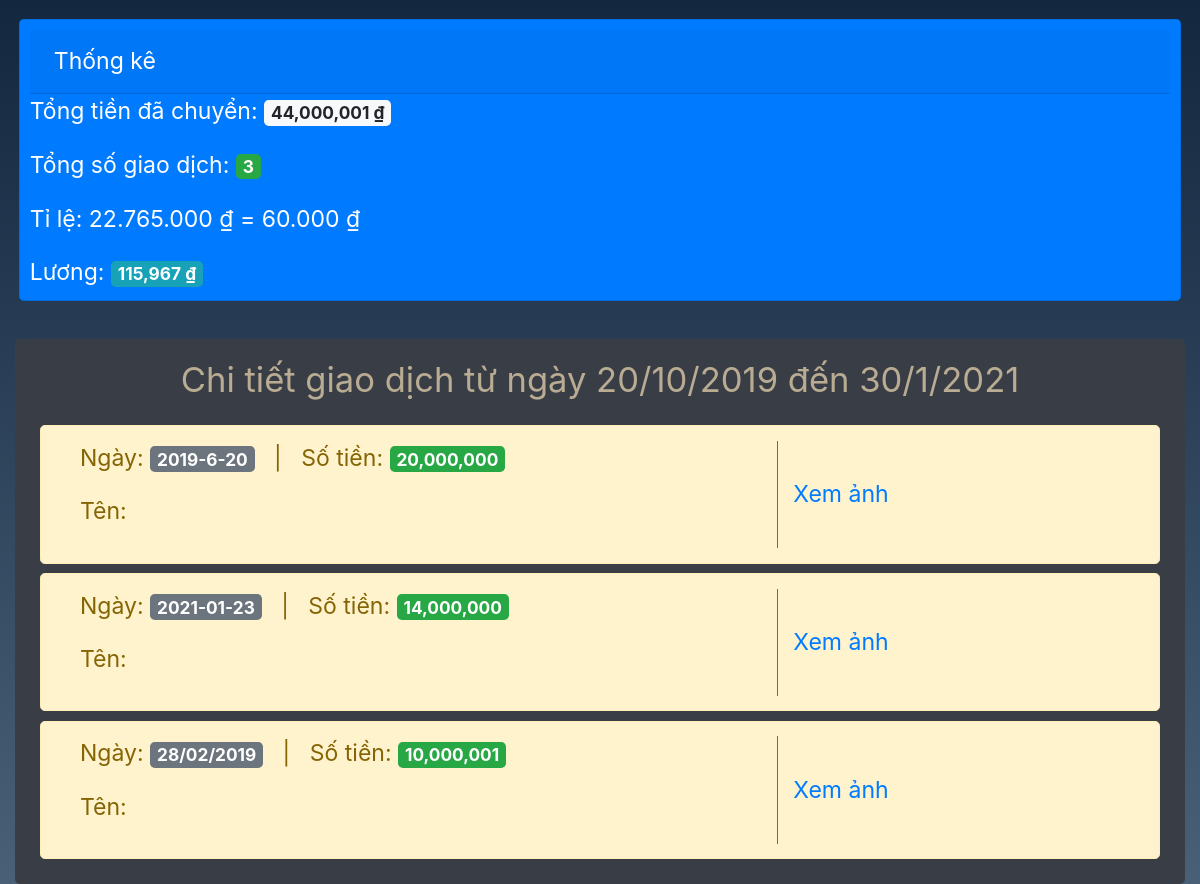
/, run on an earlier commit of the app's database.
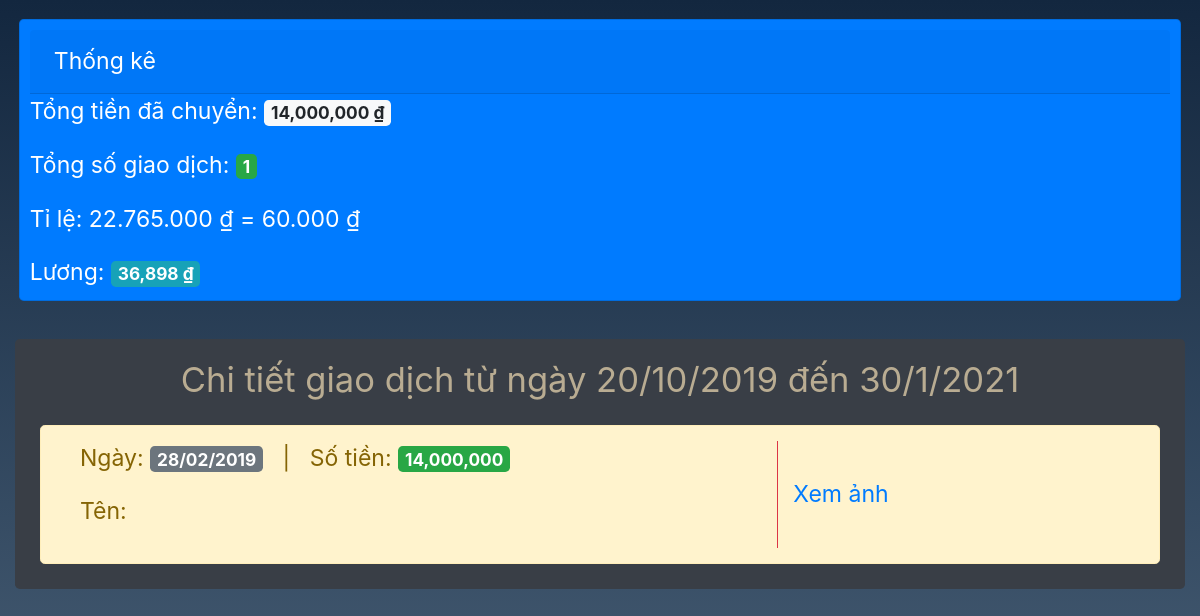
And on a later commit of the database.
### main/models.py (models this page shows, shortened)
class Bill(models.Model):
    id = models.AutoField(primary_key=True)
    name = models.CharField(max_length=200)
    money = models.IntegerField()
    date = models.CharField(max_length=200)
    url_image = models.CharField(max_length=1000)
    image = models.FileField()

### main/views.py (the view)
# urls.py: 2. Add a URL to urlpatterns:  path('', views.home, name='home')
def home(request):
    listBill = list(Bill.objects.all())
    sorted(listBill, key=lambda d: d.id,reverse=True)
    t = int(sum(int(m.money) for m in listBill))
    s = int((t*60000)//22765000)
    total = t
    salary = s
    return render(request,'app/body.html',{
        'bills':listBill,
        'total':total,
        'salary':salary
    })

### main/templatetags/functions.py (called while the page is built)
def parseMoney(value):
    moneyS = str(value)
    res = ""
    cnt = 0
    for i in reversed(range(len(moneyS))):
        res+=moneyS[i]
        cnt+=1
        if cnt == 3 and i!=0:
            res+=","
            cnt = 0
    return res[::-1]

### main/templates/app/body.html (shortened to what this page needs)
{% extends 'app/header.html' %}
{% load static %}
{% load functions %}
{% block content %}
<div class="container-fluid">
    <div class="row justify-content-center p-3">
        <div class="w-100 card text-white bg-primary mb-3 p-2 rounded-lg">
            <div class="card-header w-100 " style="align-self:center;">Thống kê</div>
            <div class="body d-flex flex-column">
                <p class="card-text">Tổng tiền đã chuyển: <span class="badge badge-light">{{total|parseMoney}} &#8363;</span></p>
                <p class="card-text">Tổng số giao dịch: <span class="badge badge-success">{{bills|length}}</span></p>
                <p>Tỉ lệ: 22.765.000 &#8363; = 60.000 &#8363;</p>
                <p class="card-text">Lương: <span class="badge badge-info">{{salary|parseMoney}} &#8363;</span></p>
            </div>
        </div>
    </div>
    <div class="container-fluid alert mb-3" style="background-color:#393e46;color:#b9ac92;" role="alert">
        <div class="row justify-content-center">
            <p style="font-size:1.8rem;">Chi tiết giao dịch từ ngày 20/10/2019 đến 30/1/2021</p>
        </div>
        <div class="container-fluid p-0 m-0" >
            {% for bill in bills %}
                <div class="row alert alert-warning w-100 m-0 mb-2" role="alert">
                    <div class="col-8 border-right border-danger">
                        <p>Ngày: <span class="badge badge-secondary">{{bill.date}}</span> &nbsp; | &nbsp; Số tiền: <span class="badge badge-success">{{bill.money|parseMoney}}</span></p>
                        <p>Tên: </p>
                    </div>
                    <div class="col-4 align-content-center">
                        <a href="#"  onclick="listenClickModel('myModal','myImg','img01','{{bill.url_image}}')">Xem ảnh</a>
                    </div>
                </div>
            {% endfor %}
        </div>
    </div>
    </div>
{% endblock content %}

### main/templates/app/header.html (shortened to what this page needs)
{% load static %}
<!DOCTYPE html>
<html>
    <head>
        <link rel="stylesheet" href="https://maxcdn.bootstrapcdn.com/bootstrap/4.0.0/css/bootstrap.min.css">
        <link rel="stylesheet" href="{% static 'app/style/style.css' %}">
    </head>
    <body class="container-fluid p-0 color_main">
    {% block content %}
    {% endblock content %}
    </body>
</html>

### main/static/app/style/style.css (style rules this page uses)
.color_main { background: linear-gradient(#13273f, #496077); background-repeat: no-repeat; width: 100%; height: 100%; }
html, body { width: 100%; height: 100%; background-attachment: fixed; }
@media screen and (min-width: 601px) { body, html { font-size: 1.2rem; } }

What changed in the data, as far as the page shows it:
removed Bill: date "2019-6-20", money|parseMoney "20,000,000"
removed Bill: date "2021-01-23", money|parseMoney "14,000,000"
removed Bill: date "28/02/2019", money|parseMoney "10,000,001"
added Bill: date "28/02/2019", money|parseMoney "14,000,000"
Also different on the page:
{{ total|parseMoney }}: "44,000,001" → "14,000,000"
{{ bills|length }}: "3" → "1"
{{ salary|parseMoney }}: "115,967" → "36,898"
